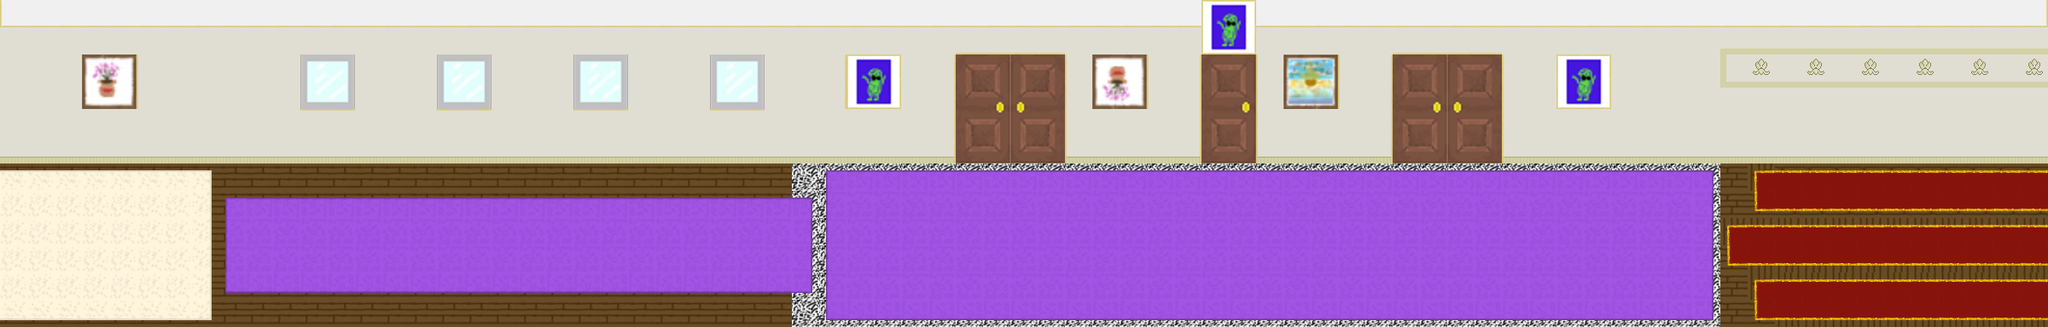

The image is a tile-based game level rendered from a .tmx file. Its description and source (layers, tilesets, objects; grid data summarised) follow:
An orthogonal 75x12 tile map with 32x32 px tiles, 2 tile layers (Tile Layer 1, Tile Layer 2), 3 tilesets and 28 objects.

<map version="1.0" orientation="orthogonal" renderorder="right-down" width="75" height="12" tilewidth="32" tileheight="32" nextobjectid="288">
 <tileset firstgid="1" name="FLOOR THINGS " tilewidth="32" tileheight="32" tilecount="784" columns="28">
  <image source="combined tiles.png" width="900" height="900" />
 </tileset>
 <tileset firstgid="785" name="TO THE WINDOW -- TO THE WALL" tilewidth="32" tileheight="32" tilecount="16" columns="4">
  <image source="combined walls.png" width="128" height="128" />
  <terraintypes>
   <terrain name="New Terrain" tile="-1" />
  </terraintypes>
 </tileset>
 <tileset firstgid="801" name="EXTRA" tilewidth="32" tileheight="32" tilecount="1419" columns="43">
  <image source="combined extra.png" width="1388" height="1082" />
 </tileset>
 <layer name="Tile Layer 1" width="75" height="12">
  <data>[900 cells, 900 non-empty, 30 distinct tile ids]</data>
 </layer>
 <layer name="Tile Layer 2" width="75" height="12">
  <data>[900 cells, 542 non-empty, 24 distinct tile ids]</data>
 </layer>
 <objectgroup color="#ff0000" name="fire">
  <object id="261" x="376" y="196">
   <ellipse />
  </object>
  <object id="262" x="544" y="208">
   <ellipse />
  </object>
  <object id="263" x="704" y="204">
   <ellipse />
  </object>
  <object id="264" x="868" y="208">
   <ellipse />
  </object>
  <object id="265" x="368" y="352">
   <ellipse />
  </object>
  <object id="266" x="540" y="348">
   <ellipse />
  </object>
  <object id="267" x="692" y="340">
   <ellipse />
  </object>
  <object id="268" x="868" y="344">
   <ellipse />
  </object>
  <object id="280" x="2048" y="212">
   <ellipse />
  </object>
  <object id="281" x="2184" y="304">
   <ellipse />
  </object>
  <object id="282" x="2256" y="356">
   <ellipse />
  </object>
  <object id="283" x="1448" y="300">
   <ellipse />
  </object>
  <object id="284" x="980" y="340">
   <ellipse />
  </object>
  <object id="285" x="1188" y="232">
   <ellipse />
  </object>
  <object id="286" x="1724" y="340">
   <ellipse />
  </object>
  <object id="287" x="1908" y="248">
   <ellipse />
  </object>
 </objectgroup>
 <objectgroup color="#ce6700" name="debris">
  <object id="269" x="452" y="284">
   <ellipse />
  </object>
  <object id="270" x="660" y="288">
   <ellipse />
  </object>
  <object id="271" x="800" y="288">
   <ellipse />
  </object>
  <object id="272" x="1080" y="280">
   <ellipse />
  </object>
  <object id="273" x="1332" y="332">
   <ellipse />
  </object>
  <object id="274" x="1568" y="336">
   <ellipse />
  </object>
  <object id="275" x="1440" y="224">
   <ellipse />
  </object>
  <object id="276" x="1820" y="292">
   <ellipse />
  </object>
  <object id="277" x="2180" y="224">
   <ellipse />
  </object>
  <object id="278" x="2064" y="316">
   <ellipse />
  </object>
 </objectgroup>
 <objectgroup color="#00aa00" name="end">
  <object id="184" x="2366" y="287">
   <ellipse />
  </object>
 </objectgroup>
 <objectgroup name="streetbound">
  <object id="142" x="-1" y="193">
   <polyline points="0,0 0,188 2400,189 2400,-3 2,-2" />
  </object>
 </objectgroup>
</map>
